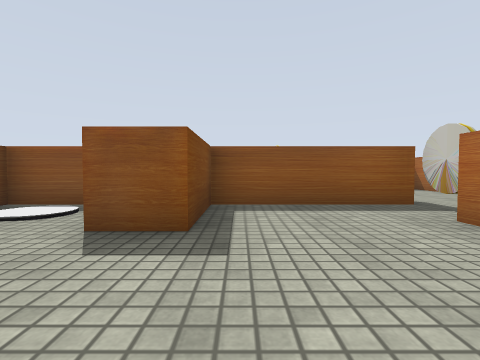
[1] (above)

23 first-person views from a walk through a scene from a Unity 3-D project. The camera is 0.58 m above the floor, tilts 2° down and sees 85° across. The floor is counted in squares, 1 m on a side. Each view is taken from the middle of a square. On the plan, view 1 faces up. The plan holds only what a view shows up to about 9 squares ahead; the rest is blank. Some surface patterns are stand-ins.

[2]
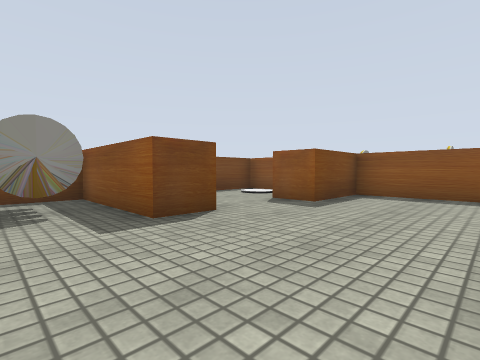

[3]
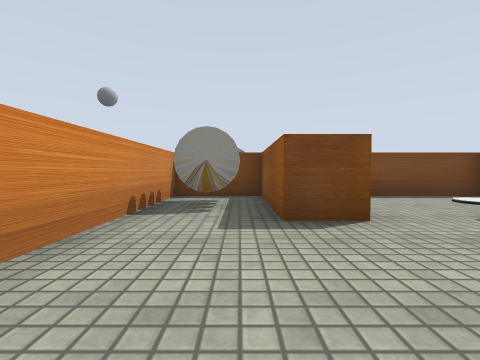

[4]
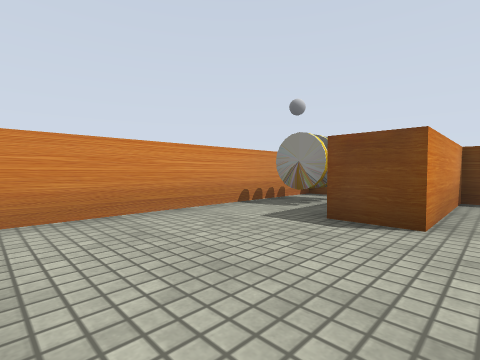

[5]
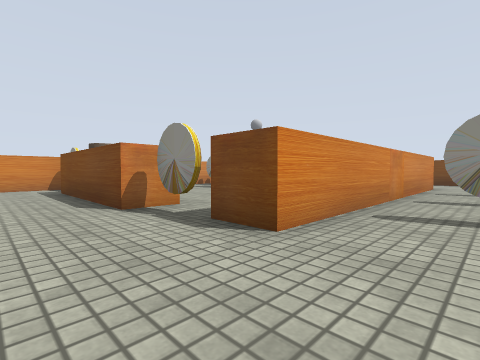

[6]
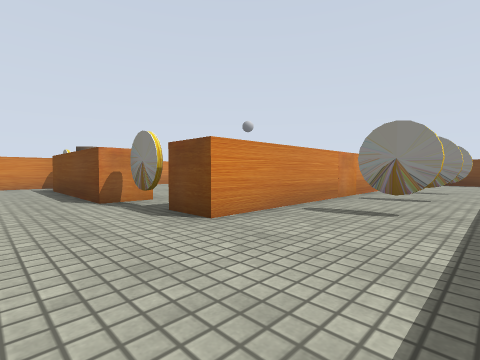

[7]
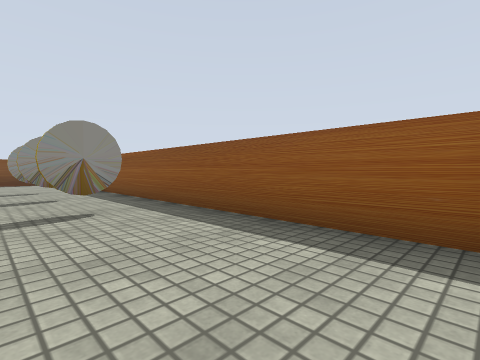

[8]
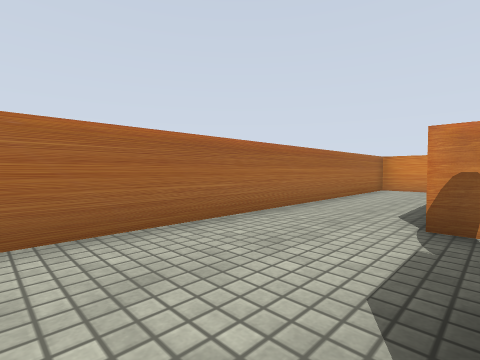

[9]
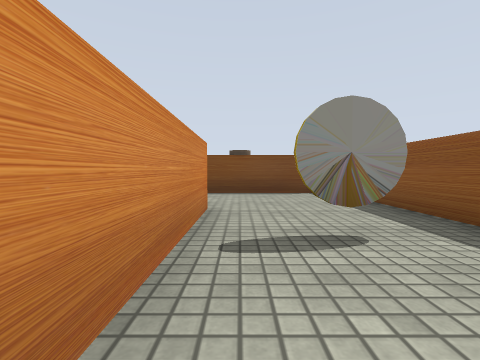

[10]
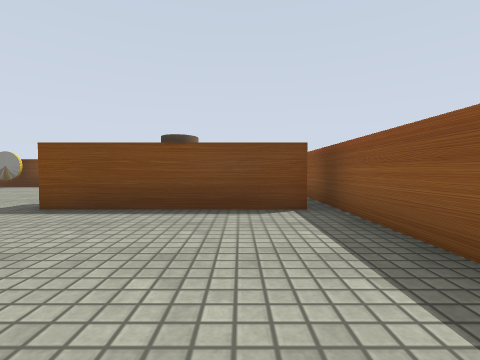

[11]
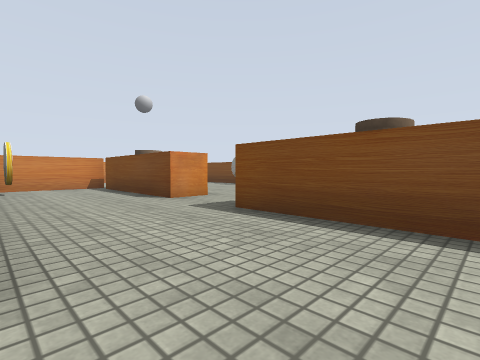

[12]
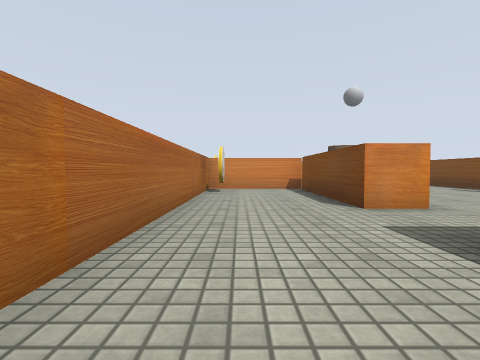

[13]
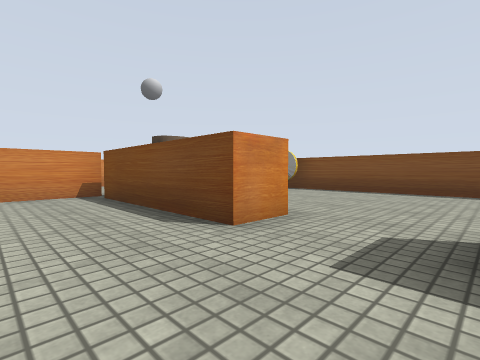

[14]
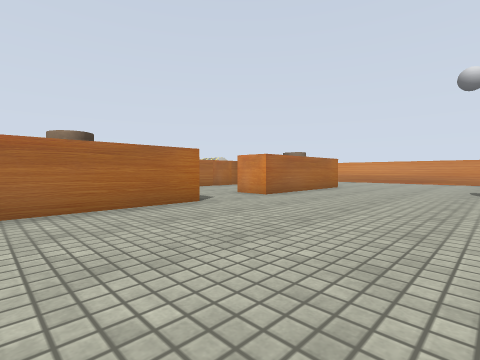

[15]
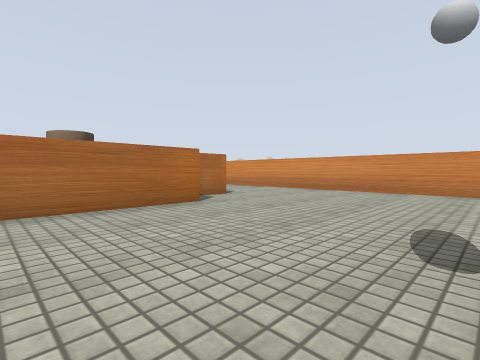

[16]
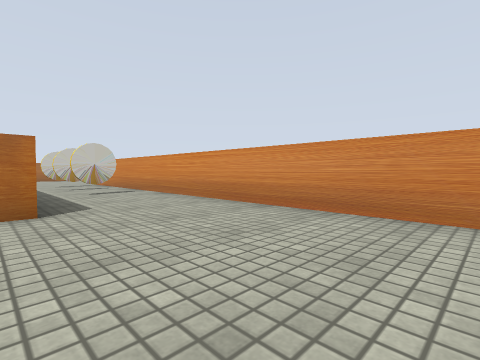

[17]
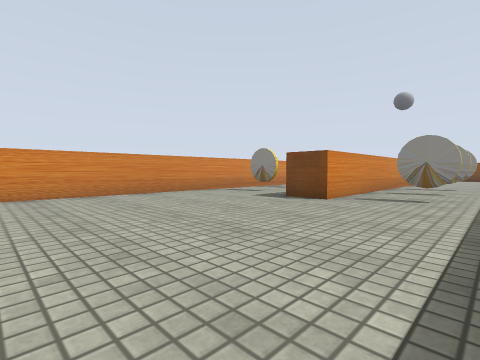

[18]
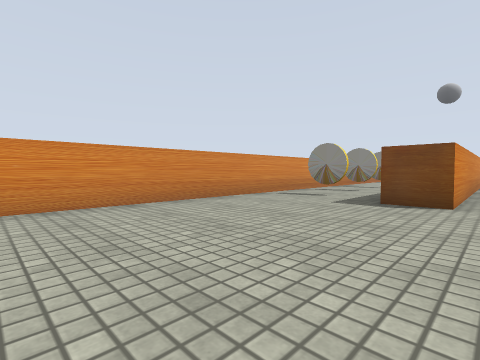

[19]
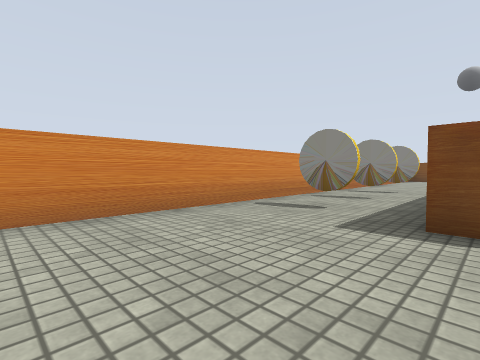

[20]
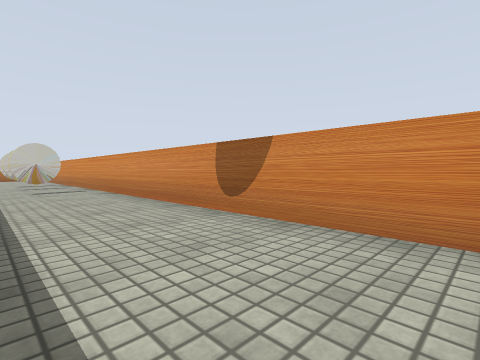

[21]
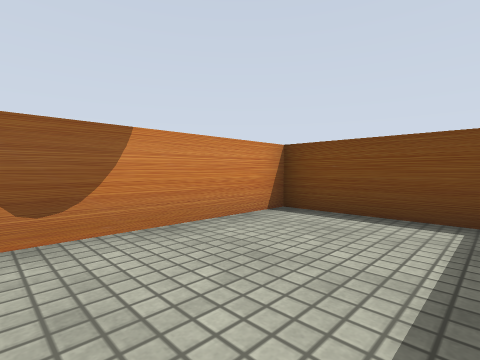

[22]
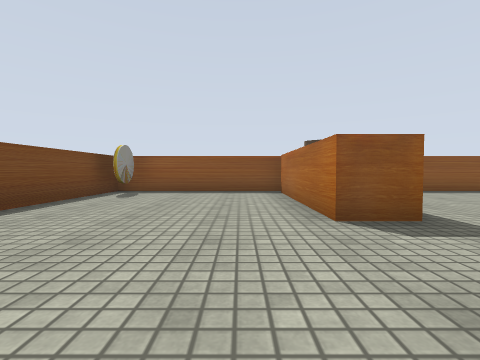

[23]
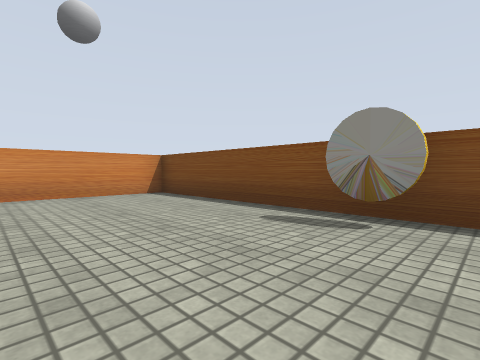

### Floor plan
Ten units are one square. View 1 is at (0, 0); x grows to the right and y downward. Boxes are objects, and circles mark ways between rooms. Rooms are numbered by the first view taken in them; rooms with no view inside come last. Other rooms are left out.
<svg viewBox="-140 -90 200 200">
<path fill="none" stroke="#000" d="M-10 -5 -10 5 -40 5 -40 25 25 25M25 -30 35 -30M30 -45 -5 -45 -5 -25 -15 -25M-50 -55 30 -55M50 -85 -85 -85M55 -75 55 -82M-79 -81 -79 -54M-79 -20 -79 20M-80 25 -50 25 -50 -50M-79 -54 -79 -40M-80 36 -80 25M-89 21 -89 -20 -79 -20M-79 -40 -89 -40 -89 -80M-135 81 -135 105 49 105M-85 -85 -135 -85 -135 65 0 65 0 75M-26 -45 -40 -45 -40 -5 -10 -5M35 -5 35 10M25 25 55 25 55 -5M35 -30 35 -5M55 -5 55 -35M30 -55 30 -45M55 -35 55 -60"/>
<rect x="-25" y="5" width="10" height="10" fill="#bbb"><title>coin</title></rect>
<rect x="25" y="-15" width="10" height="10" fill="#bbb"><title>other object</title></rect>
<rect x="25" y="-45" width="10" height="10" fill="#bbb"><title>coin</title></rect>
<rect x="-85" y="-65" width="10" height="10" fill="#bbb"><title>cylinder</title></rect>
<rect x="-35" y="-75" width="10" height="10" fill="#bbb"><title>coin</title></rect>
<rect x="-15" y="-75" width="10" height="10" fill="#bbb"><title>coin</title></rect>
<rect x="5" y="-75" width="10" height="10" fill="#bbb"><title>coin</title></rect>
<rect x="-85" y="-5" width="10" height="10" fill="#bbb"><title>cylinder</title></rect>
<rect x="-65" y="5" width="10" height="10" fill="#bbb"><title>coin</title></rect>
<rect x="-135" y="5" width="10" height="10" fill="#bbb"><title>coin</title></rect>
<rect x="-135" y="-85" width="10" height="10" fill="#bbb"><title>coin</title></rect>
<rect x="-55" y="85" width="10" height="10" fill="#bbb"><title>coin</title></rect>
<rect x="-55" y="45" width="10" height="10" fill="#bbb"><title>coin</title></rect>
<rect x="-35" y="85" width="10" height="10" fill="#bbb"><title>coin</title></rect>
<rect x="-35" y="45" width="10" height="10" fill="#bbb"><title>coin</title></rect>
<rect x="-15" y="85" width="10" height="10" fill="#bbb"><title>coin</title></rect>
<rect x="-15" y="45" width="10" height="10" fill="#bbb"><title>coin</title></rect>
<rect x="-35" y="-35" width="10" height="10" fill="#bbb"><title>other object</title></rect>
<rect x="25" y="15" width="10" height="10" fill="#bbb"><title>other object</title></rect>
<circle cx="-10" cy="-15" r="3" fill="#2a7"/>
<circle cx="30" cy="20" r="3" fill="#2a7"/>
<circle cx="30" cy="-40" r="3" fill="#2a7"/>
<circle cx="-65" cy="-45" r="3" fill="#2a7"/>
<circle cx="45" cy="-50" r="3" fill="#2a7"/>
<circle cx="-85" cy="-30" r="3" fill="#2a7"/>
<circle cx="45" cy="5" r="3" fill="#2a7"/>
<circle cx="45" cy="-25" r="3" fill="#2a7"/>
<text x="0" y="-10">1</text>
<text x="-10" y="-70">2</text>
<text x="-70" y="-10">3</text>
<text x="-60" y="40">4</text>
<text x="-30" y="-30">5</text>
<text x="40" y="10">6</text>
<text x="40" y="-20">7</text>
<text x="40" y="-50">8</text>
</svg>
Room 1 opens to room 5. Room 1 opens to room 6. Room 1 opens to room 8. Room 2 opens to room 3. Room 2 opens to room 8. Room 3 opens to room 4. Room 6 opens to room 7. Room 7 opens to room 8.

Where each view was taken, in squares from view 1:
view 1: 0 up, 0 right, facing up
view 2: 2 down, 2 right, facing up-left
view 3: 1 down, 2 right, facing left
view 4: 1 up, 2 right, facing down-left
view 5: 7 up, 5 right, facing down-left
view 6: 8 up, 5 right, facing down-left
view 7: 6 up, 5 right, facing up-left
view 8: 6 up, 3 right, facing down-right
view 9: 6 up, 1 left, facing left
view 10: 7 up, 4 left, facing left
view 11: 7 up, 5 left, facing down-left
view 12: 6 up, 6 left, facing down
view 13: 4 up, 6 left, facing down-left
view 14: 7 up, 13 left, facing down-right
view 15: 1 up, 13 left, facing down-right
view 16: 3 down, 12 left, facing down-right
view 17: 4 down, 5 right, facing down-left
view 18: 6 down, 5 right, facing down-left
view 19: 7 down, 3 right, facing down-left
view 20: 8 down, 13 left, facing down-right
view 21: 8 down, 10 left, facing down-left
view 22: 1 up, 10 left, facing up
view 23: 0 up, 10 left, facing down-left
